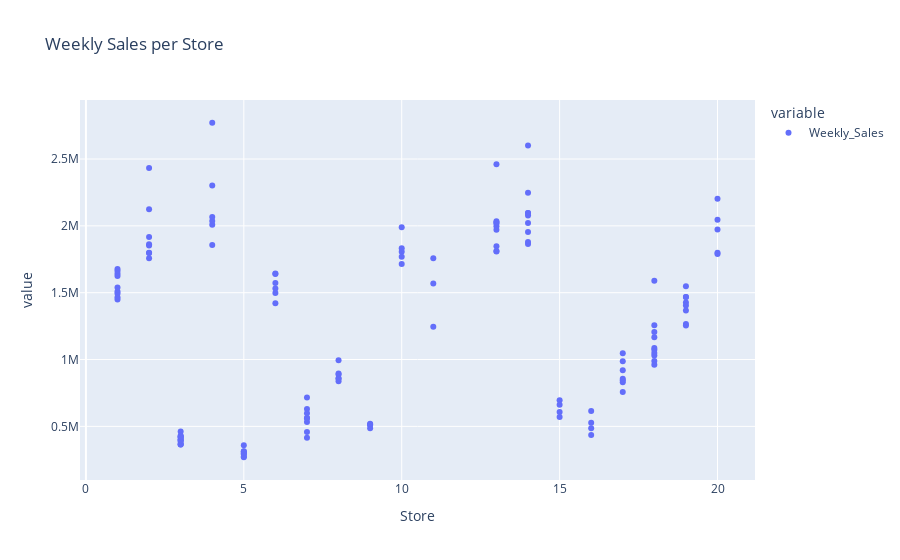

Notebook code cell kept with this figure:
### Markdown cell above
<u><h5>6. Weekly Sales per Store

### Code cell
# Weekly sales per store
fig = px.scatter(df, x='Store', y=['Weekly_Sales'], title='Weekly Sales per Store')
fig.show()

### Figure 1 — Plotly figure (JSON) as saved in the notebook; plotly's stock layout.template omitted (floating-point values rounded to 4 significant figures; data arrays with more than 128 entries replaced by an {"elided": "..."} marker saying what was removed)
{"data": [{"hovertemplate": "variable=Weekly_Sales<br>Store=%{x}<br>value=%{y}<extra></extra>", "legendgroup": "Weekly_Sales", "marker": {"color": "#636efa", "symbol": "circle"}, "mode": "markers", "name": "Weekly_Sales", "orientation": "v", "showlegend": true, "type": "scatter", "x": {"elided": "131 int values"}, "xaxis": "x", "y": {"elided": "131 float values"}, "yaxis": "y"}], "layout": {"legend": {"title": {"text": "variable"}, "tracegroupgap": 0}, "title": {"text": "Weekly Sales per Store"}, "xaxis": {"anchor": "y", "domain": [0, 1], "title": {"text": "Store"}}, "yaxis": {"anchor": "x", "domain": [0, 1], "title": {"text": "value"}}}}
